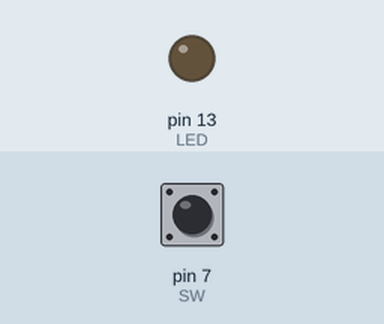
Simulated run of this sketch. Board: Arduino Uno, built with avr-gcc and run on an emulated ATmega328P. Parts: output pins drawn as LEDs (lit = HIGH). Inputs (shaded band) come from the test bench; at power-on: pin 7 (SW) LOW.

Above: at 1.2 s.
1.3 s: pin 7 (SW) pulled HIGH for 0.15 s
At 2.3 s:
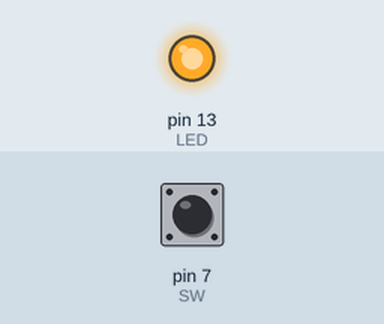
2.9 s: pin 7 (SW) pulled HIGH for 1 s
At 3.5 s:
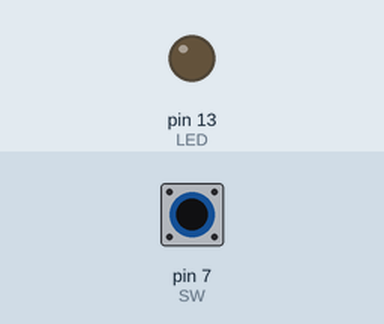
5.4 s: pin 7 (SW) pulled HIGH for 3.2 s
At 6.6 s:
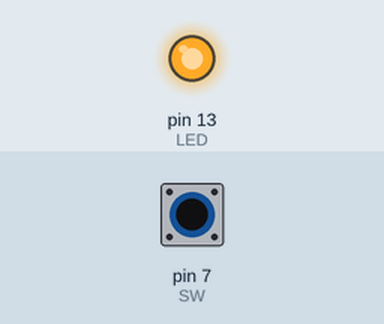
Timing chart, 0 to 8.4 s (numbered marks = the images above; inputs shaded):
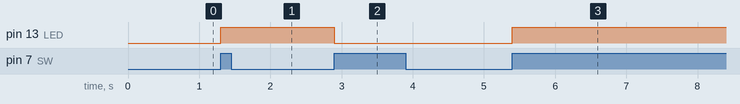

The sketch:

LED_SW.ino
```cpp
// turn LED on/off using switch

const int LED = 13;
const int SW = 7;

int val = 0;
int oldVal = 0;
int state = 0;

void setup(){
  pinMode(LED, OUTPUT);
  pinMode(SW, INPUT);
}

void loop(){
  val = digitalRead(SW);

  if (val == HIGH && oldVal == LOW) state = 1 - state;

  oldVal = val;

  if (state == 1) digitalWrite(LED, HIGH);
  else digitalWrite(LED, LOW);

}
```

Measured:
- after the input at 1.3 s, pin 13 (LED): LOW → HIGH at once
- after the input at 2.9 s, pin 13 (LED): HIGH → LOW at once
- after the input at 5.4 s, pin 13 (LED): LOW → HIGH at once
